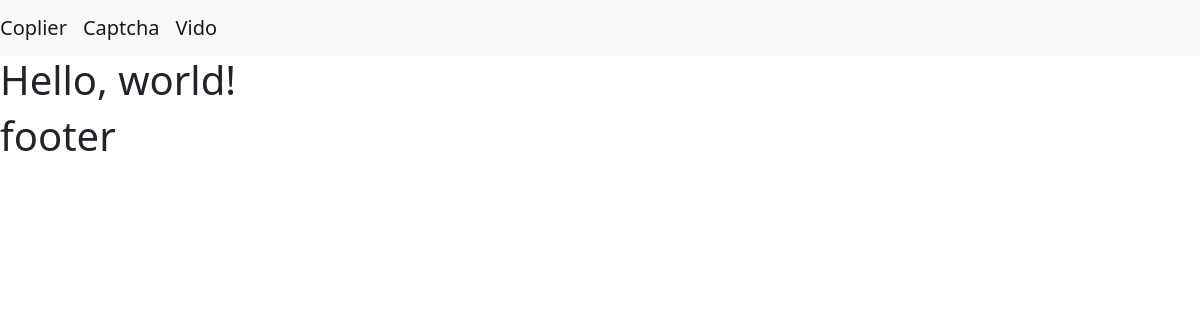
Before: /video/ with the older database file.
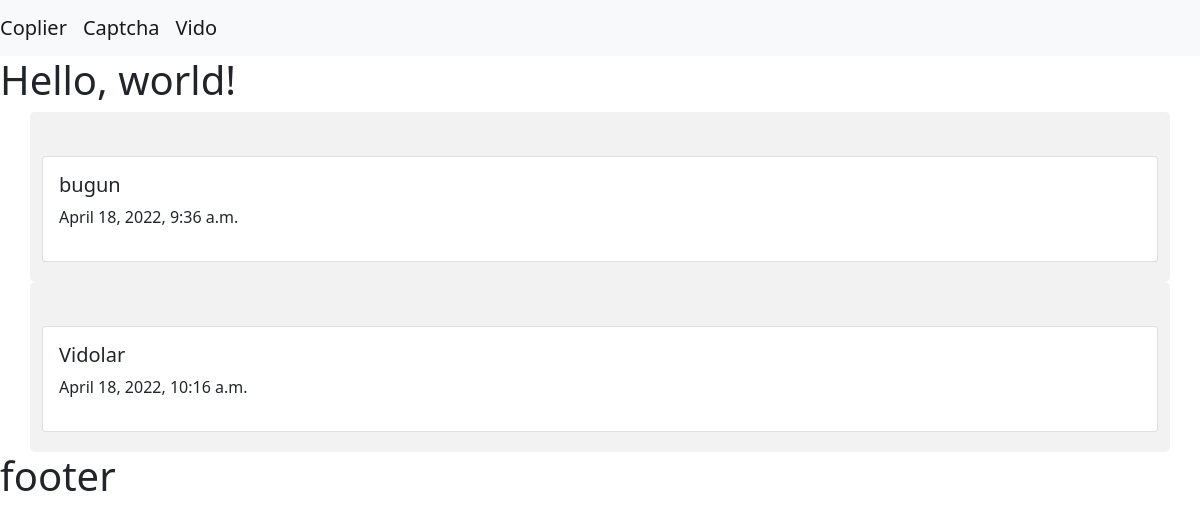
After: the same page with the newer database file.
### newapp/models.py (models this page shows, shortened)
class Video(models.Model):
    title = models.CharField(max_length=200)
    date = models.DateTimeField(auto_now_add=False)
    url = EmbedVideoField()

### newapp/views.py (the view)
# urls.py: path('video/', vido_template, name='video'),
def vido_template(request):
    video = Video.objects.all()
    return render(request, 'video_template.html', {'video': video})

### templates/video_template.html (shortened to what this page needs)
{% extends 'index.html' %}
{% block content %}
    {% load embed_video_tags %}
    <h1>Hello, world!</h1>
    {% for item in video %}
        <div class="container">
            <div class="card mb-6 mt-4">
                <div class="card-body">
                    <h5 class="card-title">{{ item.title }}</h5>
                    <p class="card-text">{{ item.date }}</p>
                </div>
            </div>
        </div>
    {% endfor %}
{% endblock content %}

### templates/index.html (shortened to what this page needs)
<!DOCTYPE html>
<html>
<head>
    <link href="https://cdn.jsdelivr.net/npm/bootstrap@5.0.2/dist/css/bootstrap.min.css" rel="stylesheet"
>
<link rel="stylesheet" href="https://cdn.jsdelivr.net/npm/bootstrap-icons@1.8.1/font/bootstrap-icons.css">
<body>
<nav class="navbar navbar-expand-lg navbar-light bg-light">
  <a class="navbar-brand" href="/">Coplier</a>
  <a class="navbar-brand" href="captchat">Captcha</a>
  <a class="navbar-brand" href="video">Vido </a>
</nav>
{% block content %}{% endblock content %}
<footer>
    <h1 class="mt-6">
        footer
    </h1>
</footer>
</body>
</html>

### templates/index.html (style rules this page uses)
* { box-sizing: border-box; }
.container { border-radius: 5px; background-color: #f2f2f2; padding: 20px; }

Changed rows visible on the page:
added Video: title "bugun", date "April 18, 2022, 9:36 a.m."
added Video: title "Vidolar", date "April 18, 2022, 10:16 a.m."
